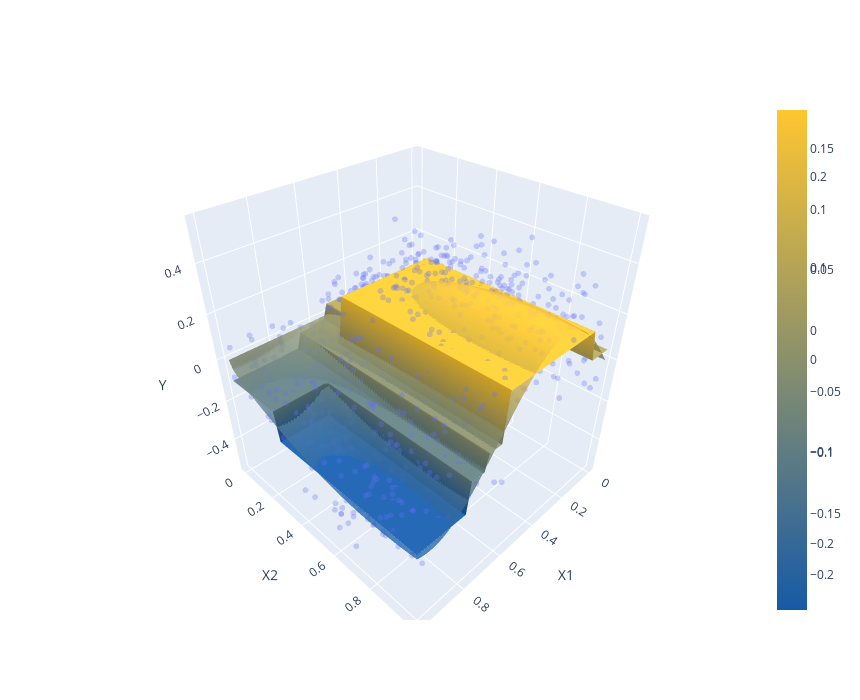

The notebook cell this image was saved under:
### Code cell
from sklearn import tree
fitted_tree = tree.DecisionTreeRegressor(max_depth=3).fit(Xsim,ysim)
fig=surface_scatter_plot(
    Xsim, ysim, lambda x: fitted_tree.predict([x]), show_f0=True
)
fig
